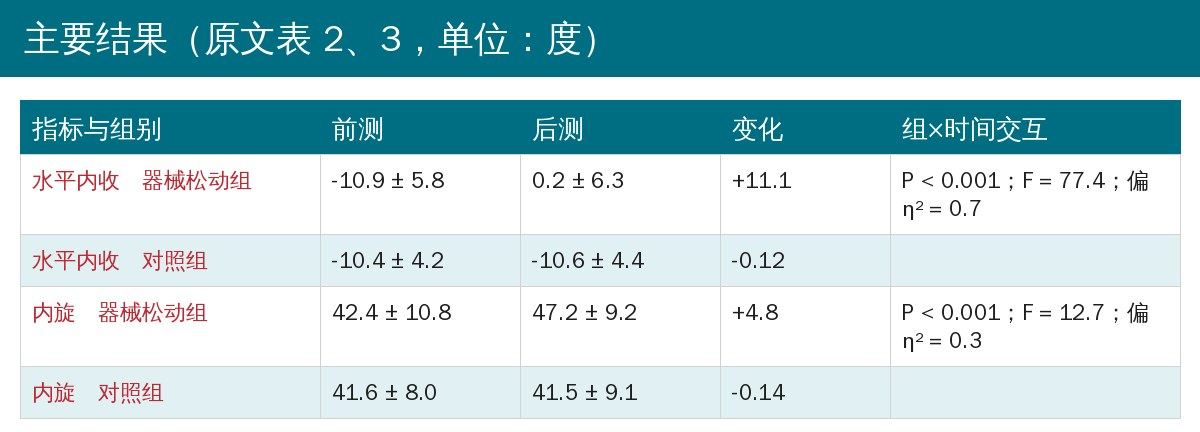
#> input picture wechat/iastm-shoulder-laudner/images/img08.jpg, 1200 x 432 px
$ python -i make_figs.py   (imports and definitions only)
#> lines starting #> are read from the running program, lines starting #| are printed output that depends on the picture
#> further down, picture is the input picture: PIL image 1200x432 RGB; mean R, G, B 171.6, 205.3, 211.7
#!/usr/bin/env python3
"""器械辅助软组织松动对肩后侧活动度的即时影响（Laudner 2014）推文配图
用法：python3 make_figs.py <原文 PDF> <输出目录>"""
import sys
import pymupdf
from PIL import Image, ImageDraw, ImageFont

PDF, OUT = sys.argv[1], sys.argv[2]
F = '/usr/share/fonts/truetype/wqy/wqy-zenhei.ttc'
font = lambda s: ImageFont.truetype(F, max(8, int(s)))
INK = (30, 30, 30); GREY = (110, 110, 110); TEAL = (0, 110, 130); RED = (190, 40, 50)
LT = (225, 240, 243); OR = (252, 240, 230); GR = (232, 245, 233); PK = (250, 228, 228); PU = (234, 230, 246)
Z = 4
K, G, R = (0, 0, 0), (94, 94, 94), (255, 38, 0)
# [1 line not run here, left out]
PUNC = '，。；、：）”'


def save(im, n):
    im.convert('RGB').save(f'{OUT}/img{n:02d}.jpg', quality=88, optimize=True)


# [38 lines left out: functions titled, capbox, para, bullet, not called in this run]


def para_h(t, fs, w, gap=10):
    d0 = ImageDraw.Draw(Image.new('RGB', (1, 1)))
    return para(d0, 0, 0, t, fs, w, gap=gap)


# [9 lines left out: function phases, not called in this run]


import numpy as np


import io


def raw(x):
    return Image.open(io.BytesIO(doc.extract_image(x)['image'])).convert('RGB')


def cover_from(im, cx=0.5, cy=0.5):
    """封面 900×383：从原文插图按比例裁出一块（cx、cy 为裁剪中心的相对位置）"""
#> called with cx = 0.5, cy = 0.5
    r = 900 / 383; w, h = im.size
#> after `w, h = im.size`: w = 1200; h = 432
    if w / h > r: cw, ch = round(h * r), h
#> cw = 1015; ch = 432
    else: cw, ch = w, round(w / r)
    x = min(max(0, round(cx * w - cw / 2)), w - cw); y = min(max(0, round(cy * h - ch / 2)), h - ch)
#> after `x = min(max(0, round(cx * w - cw / 2)), w - cw)`: x = 92
#> after `y = min(max(0, round(cy * h - ch / 2)), h - ch)`: y = 0
    im.crop((x, y, x + cw, y + ch)).resize((900, 383), Image.LANCZOS).convert('RGB').save(f'{OUT}/cover.jpg', quality=90)
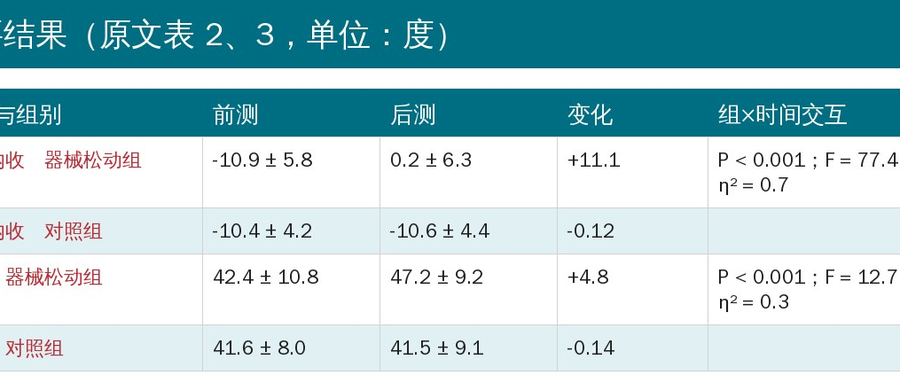
#> saved as cover.jpg: PIL image 900x383 RGB; mean R, G, B 170, 204.3, 210.8


# [12 lines left out: function tiles, not called in this run]


def one(x, cap, title, n):
    save(titled(capbox(x, cap), title), n)


# [75 lines left out: functions title_card, zh_label, zh_boxes, heal, dark_mask, vtext, not called in this run]


def chart_style():
    import matplotlib; matplotlib.use('Agg'); import matplotlib.pyplot as plt
    from matplotlib import font_manager as fm
    fm.fontManager.addfont(F); plt.rcParams['font.family'] = fm.FontProperties(fname=F).get_name()
    plt.rcParams['axes.unicode_minus'] = False
    return plt


def figsave(plt, fig, title, n):
    b = io.BytesIO(); fig.savefig(b, dpi=150, bbox_inches='tight', facecolor='white'); plt.close(fig)
    save(titled(Image.open(b).convert('RGB'), title), n)


from PIL import ImageOps


# [13 lines left out: function ctable, not called in this run]


def photo(x):
    """原文照片在 PDF 里以反相灰度存储（显示时再反转），这里还原成正常的黑白照片"""
    return ImageOps.invert(raw(x).convert('L')).convert('RGB')


# 首图：原题直译
# [34 lines not run here, left out]

# [1 line that did not run here, left out]
# [1 line that did not run here, left out]
# [16 lines not run here, left out]

# 编者计算：测量误差门槛
# [1 line that did not run here, left out]
lab = ['水平内收', '内旋']; ch = [11.1, 4.8]; sem = [1.6, 2.0]; mdc = [round(s * 1.96 * 2 ** .5, 1) for s in sem]
y = [1, 0]
# [43 lines not run here, left out]

>>> from PIL import Image
>>> picture = Image.open('../images/img08.jpg')
>>> result = cover_from(picture)
